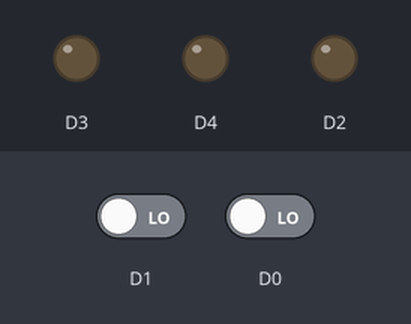
Recording of a sketch running on a simulated ESP8266 (NodeMCU). Parts: output pins drawn as LEDs (lit = HIGH). The test bench sets the inputs (shaded band); at power-on: D1 LOW, D0 LOW.

Above: at 1.2 s.
1.3 s: D1 driven HIGH
At 2.5 s:
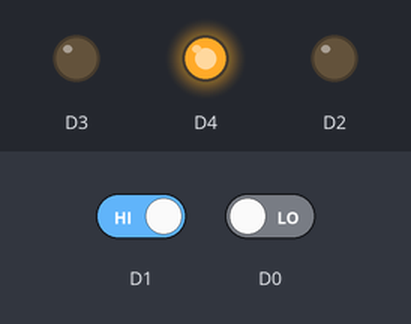
2.8 s: D0 driven HIGH
At 3.8 s:
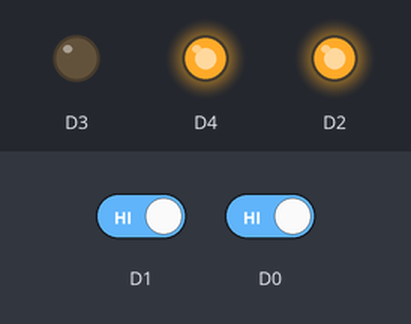
4.3 s: D1 driven LOW
At 4.9 s:
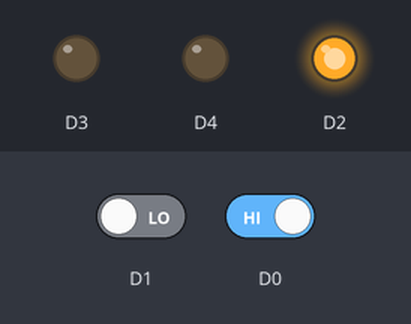
5.8 s: D0 driven LOW
At 7.2 s:
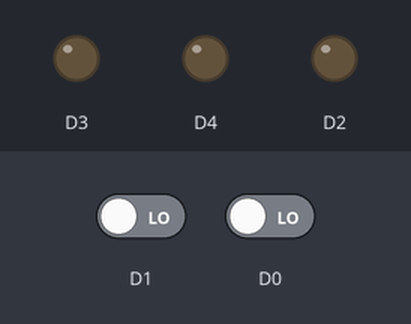
Timing chart, 0 to 8.3 s (numbered marks = the images above; inputs shaded):
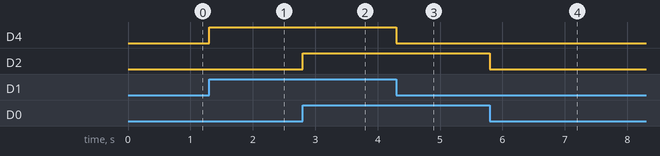

Measured:
- after the input at 1.3 s, D4: LOW → HIGH at once
- after the input at 2.8 s, D2: LOW → HIGH at once
- after the input at 4.3 s, D4: HIGH → LOW at once
- after the input at 5.8 s, D2: HIGH → LOW at once

The sketch:

11.LineFollowerProgram.ino
```cpp
void setup() {
pinMode(D0,INPUT); pinMode(D1,INPUT);
pinMode(D2,OUTPUT);pinMode(D3,OUTPUT);pinMode(D4,OUTPUT);pinMode(D5,INPUT);
}

void loop() {
int ls = digitalRead(D0);
int rs = digitalRead(D1);

if (ls == HIGH && rs==HIGH){
digitalWrite(D2,HIGH);  digitalWrite(D3,LOW); digitalWrite(D4,HIGH); digitalWrite(D5,LOW);}
if (ls == HIGH && rs==LOW){
digitalWrite(D2,HIGH);  digitalWrite(D3,LOW); digitalWrite(D4,LOW); digitalWrite(D5,LOW);}
if (ls == LOW && rs==HIGH){
digitalWrite(D2,LOW);  digitalWrite(D3,LOW); digitalWrite(D4,HIGH); digitalWrite(D5,LOW);}
if (ls == LOW && rs==LOW){
digitalWrite(D2,LOW);  digitalWrite(D3,LOW); digitalWrite(D4,LOW); digitalWrite(D5,LOW);}
}
```
